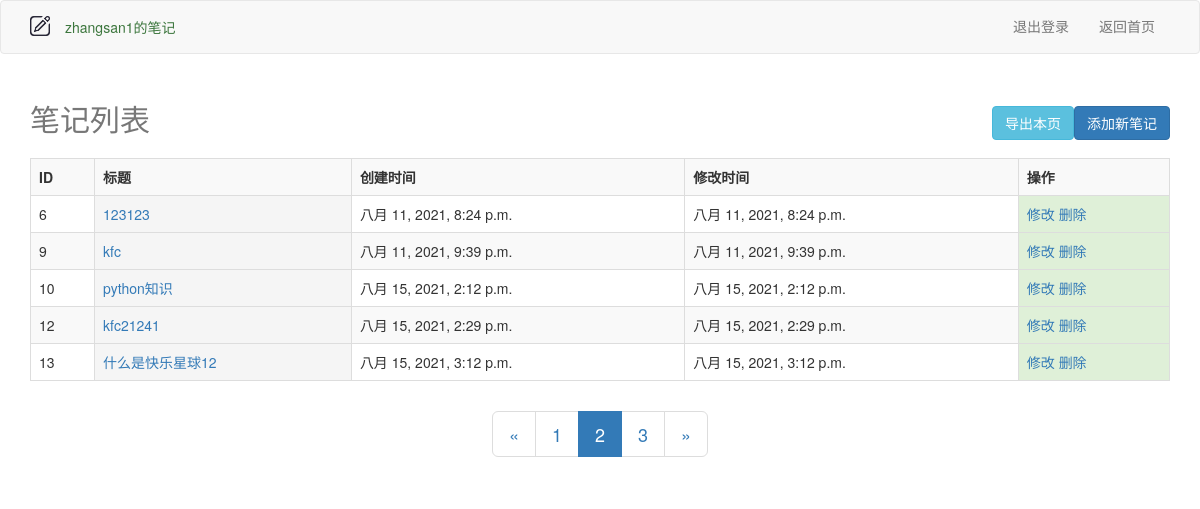
Screenshot of /note/list?page=2 (signed in) with the database file from the repository.
### note/models.py (models this page shows)
class Note(models.Model):
    title=models.CharField('标题', max_length=100)
    content=models.TextField('内容')
    created_time=models.DateTimeField('创建时间',auto_now_add=True)
    updated_time=models.DateTimeField('创建时间',auto_now=True)
    user = models.ForeignKey(User, on_delete=models.CASCADE)

### note/views.py (the view, shortened to what this page needs)
    def wrap(request, *args, **kwargs):
        return fn(request, *args, **kwargs)

### note/views.py (called while the page is built, shortened)
def check_login(fn):
    def wrap(request, *args, **kwargs):
        return fn(request, *args, **kwargs)
    return wrap

@check_login
def list_view(request):
    page_num = request.GET.get("page",1)
    user_id=request.session['uid']
    noteList = Note.objects.filter(user_id=user_id)
    p = Paginator(noteList,5)
    page_obj=p.get_page(page_num)
    return render(request, 'note/list_note.html', locals())

### note/templates/note/list_note.html (shortened to what this page needs)
{% extends "base.html" %}
{% load static %}
{% block body %}
<nav class="navbar navbar-default">
   <div class="container">
    <div class="navbar-header">
      <a class="navbar-brand" href="#"><img src="{% static "note/images/brand.png" %}" alt="brand" width="20px"></a>
      <ul class="nav navbar-nav">
        <li class="active"><p class="text-success" id="session_id">{{ request.session.username }}的笔记</p></li>
      </ul>
    </div>
    <div class="collapse navbar-collapse" id="bs-example-navbar-collapse-1">
      <ul class="nav navbar-nav navbar-right">
        <li><a href="/user/logout">退出登录</a></li>
        <li><a href="/index">返回首页</a></li>
      </ul>
    </div>
    </div>
</nav>
<div class="container" style="height: 317.24px">
<div class="table-responsive" >
    <table class="table table-striped table-bordered table-hover">
        <caption><h2>笔记列表 <p class="pull-right"><a href="/note/produce_csv" class="btn btn-info">导出本页</a><a href="/note/add" class="btn btn-primary">添加新笔记</a></p></h2> </caption>
        <tr>
            <th>ID</th>
            <th>标题</th>
            <th>创建时间</th>
            <th>修改时间</th>
            <th>操作</th>
        </tr>
        {% for foo in page_obj %}
        <tr>
            <td>{{ foo.id }}</td>
            <td class="active"><a href="/note/detail?id={{ foo.id }}">{{ foo.title }}</a></td>
            <td>{{ foo.created_time }}</td>
            <td>{{ foo.updated_time }}</td>
            <td class="success">
                <a href="/note/edit?id={{ foo.id }}">修改</a>
                <a href="/note/delete/{{ foo.id }}">删除</a>
            </td>
         </tr>
        {% endfor %}
    </table>
</div>
</div>
<div class="container text-center">
    <nav aria-label="Page navigation">
      <ul class="pagination pagination-lg">
        <li>
          <a {% if page_obj.has_previous %}
                  href="/note/list?page={{ page_obj.previous_page_number }}"
                  {% endif %} aria-label="Previous">
            <span aria-hidden="true">&laquo;</span>
          </a>
        </li>
        {% for foo in p.page_range %}
          <li
          {% if foo == page_obj.number %}
              class="active"
          {% endif %}
          ><a
                {% if foo != page_obj.number %}
                  href="/note/list?page={{ foo }}"
                {% endif %}
          >{{ foo }}</a></li>
        {% endfor %}
        <li>
          <a {% if page_obj.has_next %}
                  href="/note/list?page={{ page_obj.next_page_number }}"
                   {% endif %} aria-label="Next">
            <span aria-hidden="true">&raquo;</span>
          </a>
        </li>
      </ul>
    </nav>
</div>
{% endblock %}

### note/templates/note/list_note.html (style rules this page uses)
#session_id { margin:16px 0; }

### rows the page displays
Note: id "6", title "123123", created_time "八月 11, 2021, 8:24 p.m.", updated_time "八月 11, 2021, 8:24 p.m."
Note: id "9", title "kfc", created_time "八月 11, 2021, 9:39 p.m.", updated_time "八月 11, 2021, 9:39 p.m."
Note: id "10", title "python知识", created_time "八月 15, 2021, 2:12 p.m.", updated_time "八月 15, 2021, 2:12 p.m."
Note: id "12", title "kfc21241", created_time "八月 15, 2021, 2:29 p.m.", updated_time "八月 15, 2021, 2:29 p.m."
Note: id "13", title "什么是快乐星球12", created_time "八月 15, 2021, 3:12 p.m.", updated_time "八月 15, 2021, 3:12 p.m."

### other values shown
{{ request.session.username }} "zhangsan1"
{{ foo }} "1" "2" "3"
